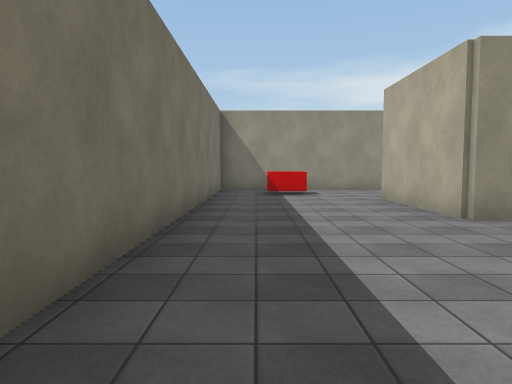
[1] (above)

24 first-person views from a walk through a Unity game level. The camera is 1.5 m above the floor, tilts 4° down and sees 70° across. The floor is counted in squares, 2 m on a side. Each view is taken from the middle of a square. On the plan, view 1 faces up. The plan holds only what a view shows up to about 11 squares ahead; the rest is blank. The place goes on beyond the plan. The player character is not drawn. Surface patterns are stand-ins for the level's own textures.

[2]
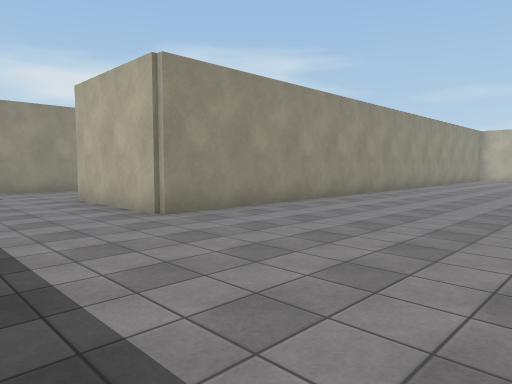

[3]
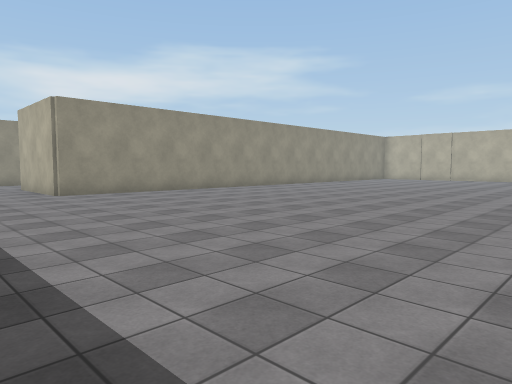

[4]
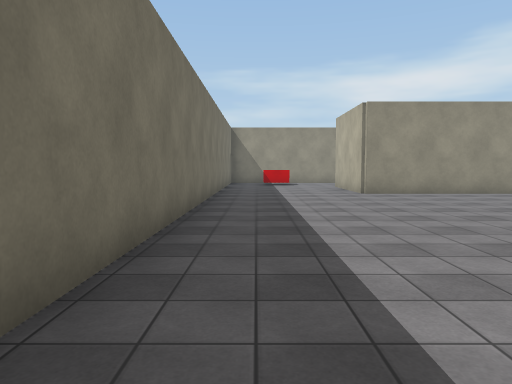

[5]
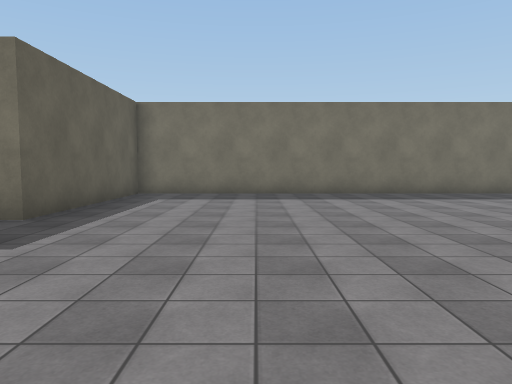

[6]
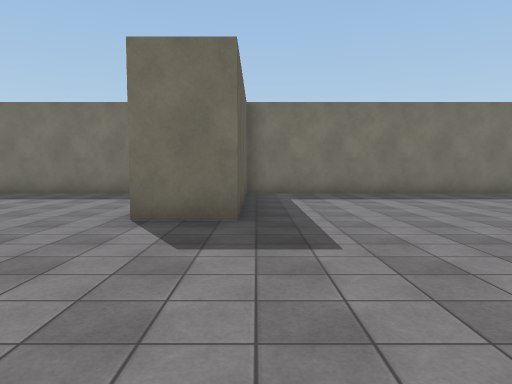

[7]
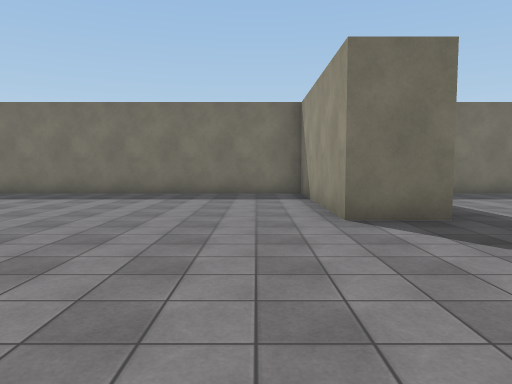

[8]
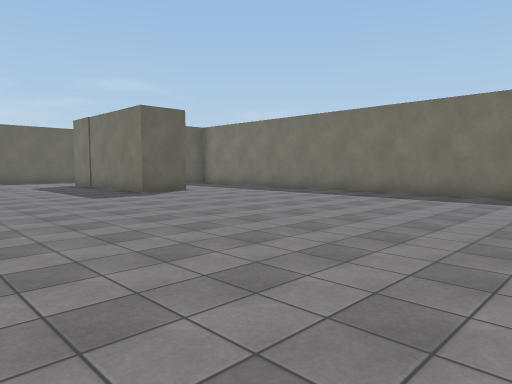

[9]
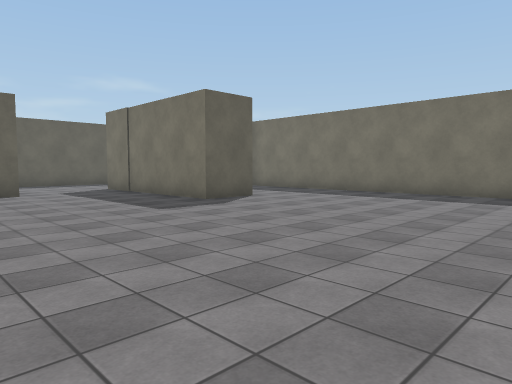

[10]
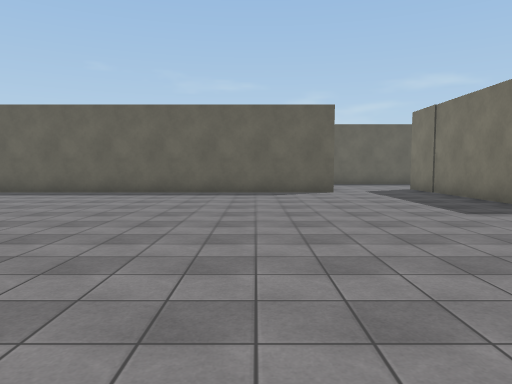

[11]
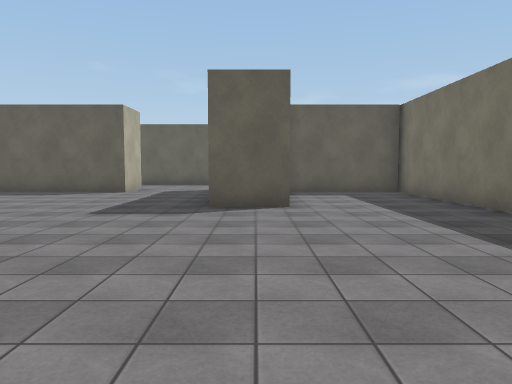

[12]
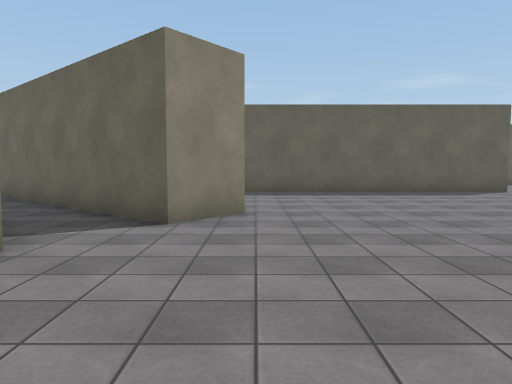

[13]
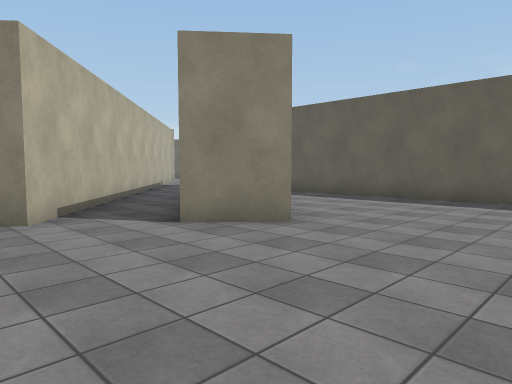

[14]
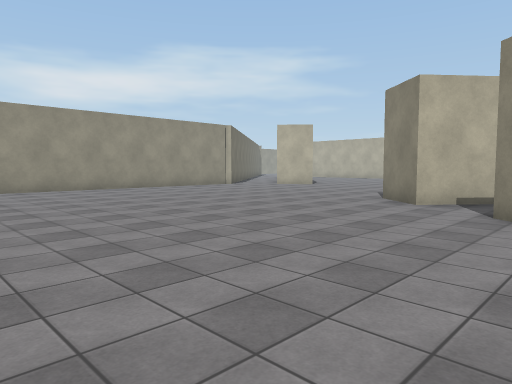

[15]
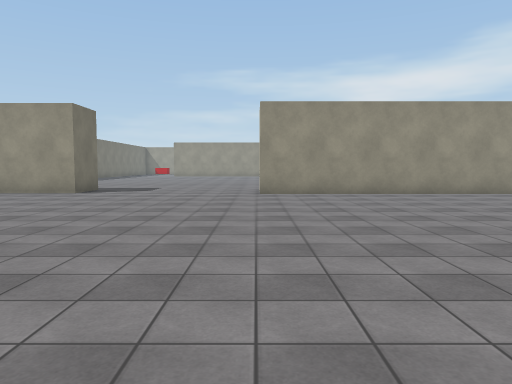

[16]
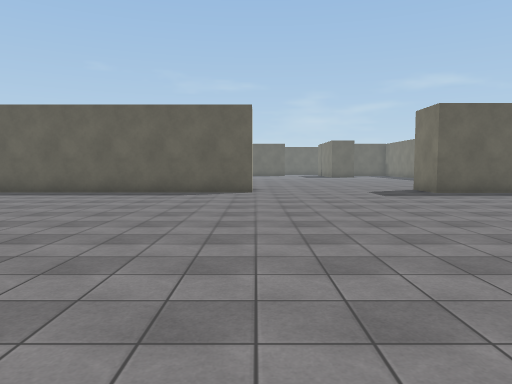

[17]
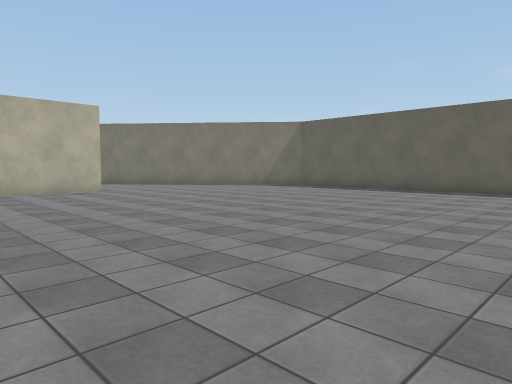

[18]
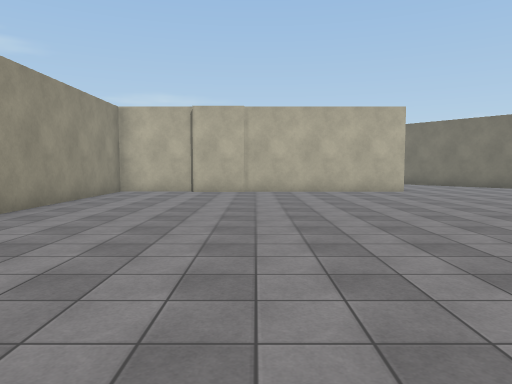

[19]
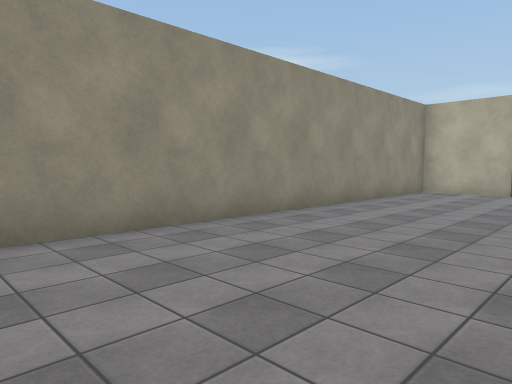

[20]
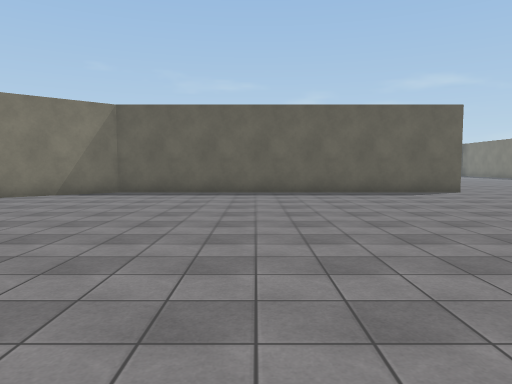

[21]
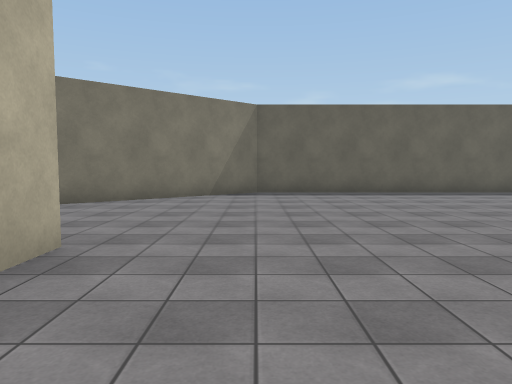

[22]
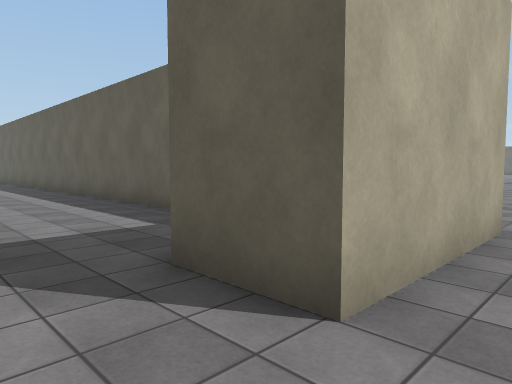

[23]
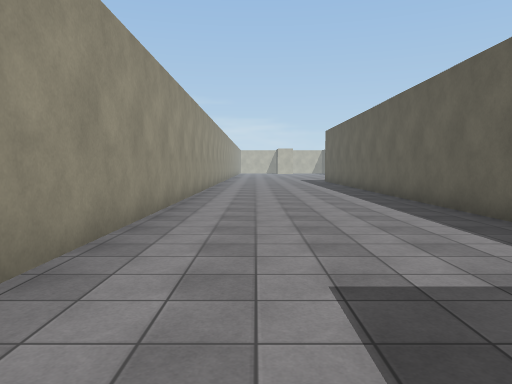

[24]
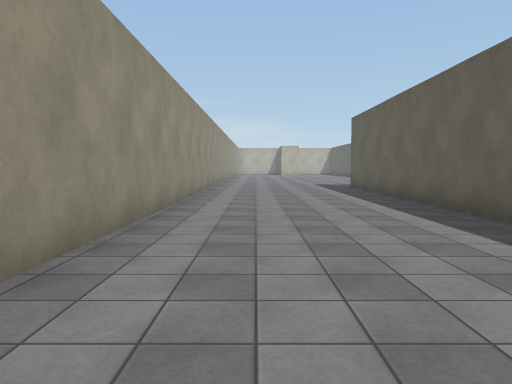

### Floor plan
Points are (right, up) in squares from view 1. A wall is a line through its corners. A room is listed if a view was taken in it or the views show most of it. See-through windows are left out.
Room 1 (views 1, 2, 3, 4, 5, 6, 7, 8, 9, 10, 11, 12, 13, 14, 15, 16, 17, 18, 19, 20, 21, 22, 23, 24)
walls: (9, -10.5) (19, -10.5) (21.5, -8.3); (16, -12) (9, -12); (20.8, -3.5) (20.8, 5) (2.9, 5) (2.9, 8.5) (4.5, 8.5); (16.3, -21.3) (17.4, -20.1); (7.5, 6.5) (20.1, 6.5); (14.1, -23.9) (15.1, -22.7) (17.9, -25.1); (2.4, -24.8) (3.9, -24.8) (3.9, -29); (18.7, -23.3) (16.1, -21.1); (6.8, -29) (6.8, -28.5) (18, -28.5); (4, 11.6) (2, 11.6); (-1.1, 11) (-1.1, -10.3) (3.9, -10.3) (3.9, -11.8) (-1.1, -11.8) (-1.1, -28.5) (2.1, -28.5); (20, 11.6) (6.2, 11.6)
ways out: opening at (19, -24)
objects: red block (1, 10)

Positions as (right, up) in squares from view 1, and headings:
1: (0, 0), facing up
2: (0, 0), facing up-right
3: (0, -5), facing up-right
4: (0, -5), facing up
5: (9, -7), facing left
6: (9, -10), facing left
7: (9, -13), facing left
8: (9, -15), facing down-left
9: (9, -18), facing down-left
10: (9, -18), facing down
11: (3, -18), facing down
12: (14, -18), facing down
13: (11, -20), facing down-right
14: (9, -24), facing up-right
15: (9, -22), facing up
16: (9, 0), facing down
17: (10, 1), facing down-right
18: (10, 1), facing right
19: (10, 1), facing up-right
20: (15, 0), facing down
21: (19, 0), facing down
22: (2, 10), facing down-right
23: (4, 10), facing right
24: (9, 10), facing right
